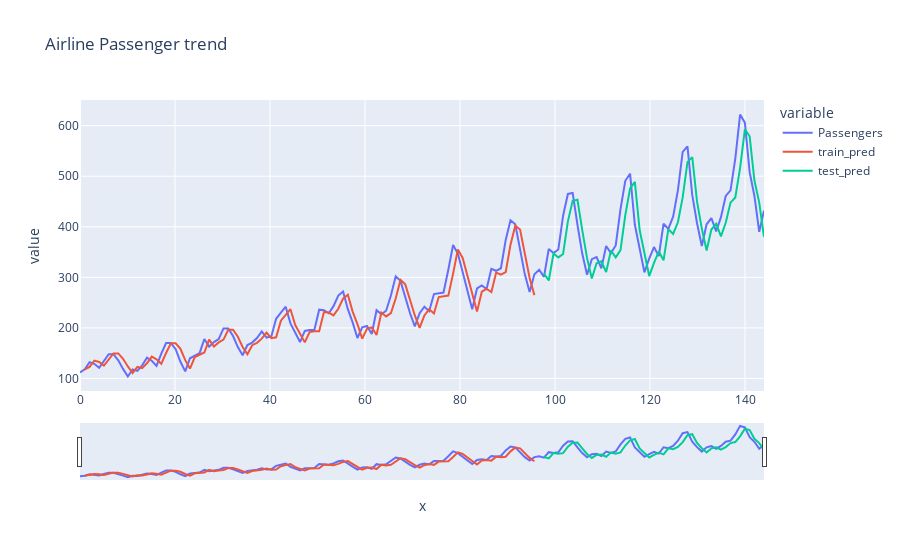

Notebook code for this chart:
### Code cell
t = np.linspace(0,144,144)
fig = px.line(df.reset_index(), x = t, y = ['Passengers', 'train_pred', 'test_pred'], title= 'Airline Passenger trend')
fig.update_xaxes(rangeslider_visible= True)

### Figure 1 — Plotly figure (JSON) as saved in the notebook; plotly's stock layout.template omitted (floating-point values rounded to 4 significant figures; data arrays with more than 128 entries replaced by an {"elided": "..."} marker saying what was removed)
{"data": [{"hovertemplate": "variable=Passengers<br>x=%{x}<br>value=%{y}<extra></extra>", "legendgroup": "Passengers", "line": {"color": "#636efa", "dash": "solid"}, "marker": {"symbol": "circle"}, "mode": "lines", "name": "Passengers", "orientation": "v", "showlegend": true, "type": "scatter", "x": {"elided": "144 float values"}, "xaxis": "x", "y": {"elided": "144 int values"}, "yaxis": "y"}, {"hovertemplate": "variable=train_pred<br>x=%{x}<br>value=%{y}<extra></extra>", "legendgroup": "train_pred", "line": {"color": "#EF553B", "dash": "solid"}, "marker": {"symbol": "circle"}, "mode": "lines", "name": "train_pred", "orientation": "v", "showlegend": true, "type": "scatter", "x": {"elided": "144 float values"}, "xaxis": "x", "y": {"elided": "144 float values"}, "yaxis": "y"}, {"hovertemplate": "variable=test_pred<br>x=%{x}<br>value=%{y}<extra></extra>", "legendgroup": "test_pred", "line": {"color": "#00cc96", "dash": "solid"}, "marker": {"symbol": "circle"}, "mode": "lines", "name": "test_pred", "orientation": "v", "showlegend": true, "type": "scatter", "x": {"elided": "144 float values"}, "xaxis": "x", "y": {"elided": "144 float values"}, "yaxis": "y"}], "layout": {"legend": {"title": {"text": "variable"}, "tracegroupgap": 0}, "title": {"text": "Airline Passenger trend"}, "xaxis": {"anchor": "y", "domain": [0, 1], "rangeslider": {"visible": true}, "title": {"text": "x"}}, "yaxis": {"anchor": "x", "domain": [0, 1], "title": {"text": "value"}}}}
